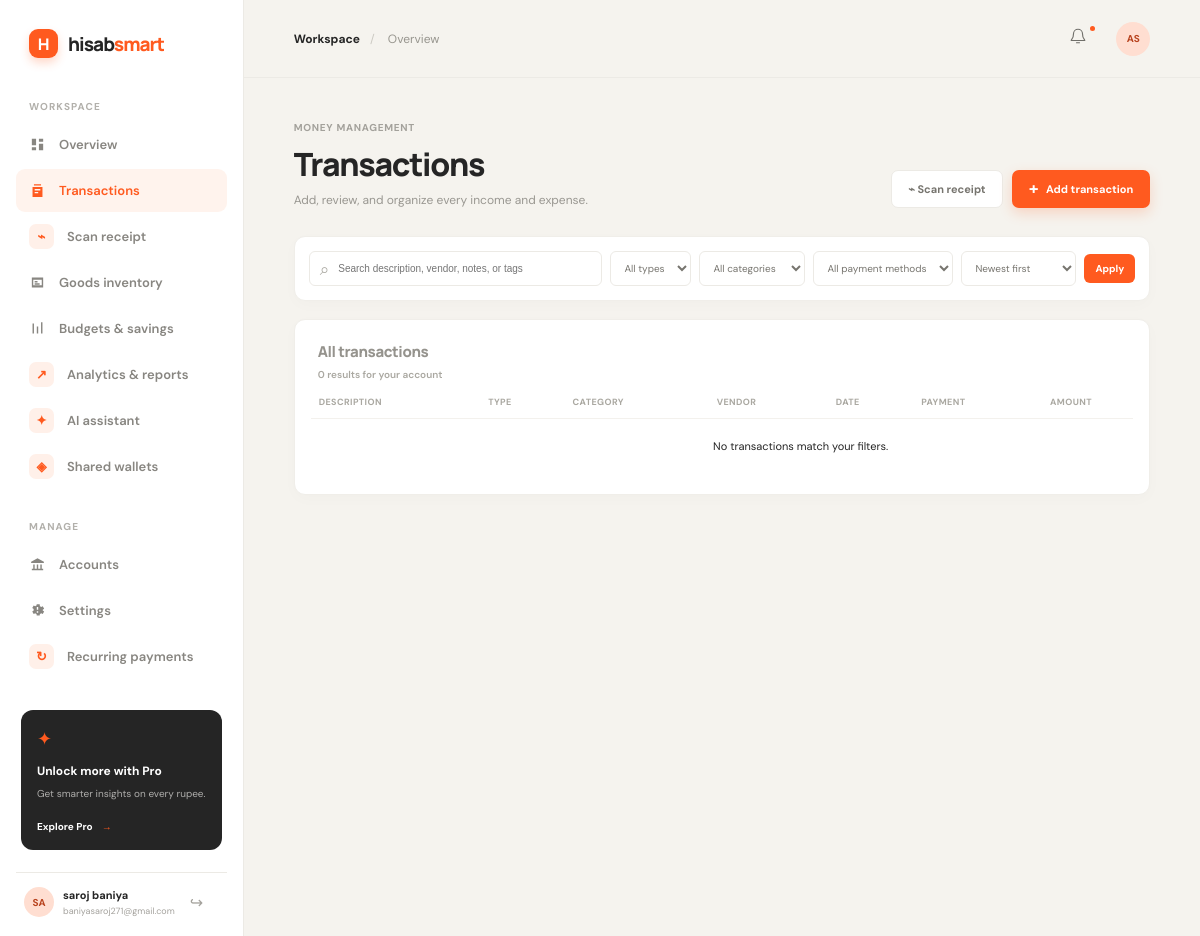
The page /transactions (signed in) on the database its author committed.
### tables this page shows
CREATE TABLE users (
    id INTEGER PRIMARY KEY AUTOINCREMENT,
    email TEXT NOT NULL UNIQUE COLLATE NOCASE,
    password_hash TEXT NOT NULL,
    full_name TEXT NOT NULL,
    created_at TEXT NOT NULL DEFAULT CURRENT_TIMESTAMP
);

### routes.py (the view, shortened to what this page needs)
@main_bp.route("/transactions", methods=("GET", "POST"))
@login_required
def transactions():
    query = request.args.get("q", "").strip()
    transaction_type = request.args.get("type", "").strip()
    category = request.args.get("category", "").strip()
    payment_method = request.args.get("payment_method", "").strip()
    sort = request.args.get("sort", "date_desc")
    sort_sql = SORT_FIELDS.get(sort, SORT_FIELDS["date_desc"])
    conditions = ["user_id = ?"]
    params: list = [g.user["id"]]
    if query:
        conditions.append("(title LIKE ? OR vendor LIKE ? OR notes LIKE ? OR tags LIKE ?)")
        search = f"%{query}%"
        params.extend([search] * 4)
    if transaction_type in TRANSACTION_TYPES:
        conditions.append("transaction_type = ?")
        params.append(transaction_type)
    if category:
        conditions.append("category = ?")
        params.append(category)
    if payment_method in PAYMENT_METHODS:
        conditions.append("payment_method = ?")
        params.append(payment_method)
    rows = get_db().execute(
        f"SELECT * FROM transactions WHERE {' AND '.join(conditions)} ORDER BY {sort_sql}",
        params,
    ).fetchall()
    return render_template(
        "transactions.html",
        transactions=rows,
        categories=transaction_categories(),
        payment_methods=sorted(PAYMENT_METHODS),
        filters=request.args,
    )

### auth.py (called while the page is built)
def csrf_token() -> str:
    token = session.get("_csrf_token")
    if not token:
        token = secrets.token_urlsafe(32)
        session["_csrf_token"] = token
    return token

@auth_bp.before_app_request
def csrf_protect() -> None:
    if request.method == "POST":
        validate_csrf()

def load_logged_in_user() -> None:
    user_id = session.get("user_id")
    if user_id is None:
        g.user = None
        return
    g.user = get_db().execute(
        "SELECT id, email, full_name FROM users WHERE id = ?", (user_id,)
    ).fetchone()
    if g.user is None:
        session.clear()

def login_required(view: Callable[..., Any]) -> Callable[..., Any]:
    @wraps(view)
    def wrapped_view(**kwargs: Any) -> Any:
        if g.user is None:
            flash("Please log in to continue.", "error")
            return redirect(url_for("auth.login", next=request.path))
        return view(**kwargs)
    return wrapped_view

### db.py (called while the page is built)
def get_db() -> sqlite3.Connection:
    if "db" not in g:
        database = Path(current_app.config["DATABASE"])
        database.parent.mkdir(parents=True, exist_ok=True)
        g.db = sqlite3.connect(database)
        g.db.row_factory = sqlite3.Row
        g.db.execute("PRAGMA foreign_keys = ON")
    return g.db

### routes.py (called while the page is built)
def transaction_categories() -> list[str]:
    rows = get_db().execute(
        "SELECT name FROM transaction_categories WHERE user_id = ? ORDER BY name COLLATE NOCASE",
        (g.user["id"],),
    ).fetchall()
    defaults = {"Food & Dining", "Transport", "Subscriptions", "Housing", "Bills & Utilities", "Health", "Income"}
    return sorted(defaults | {row["name"] for row in rows}, key=str.casefold)

### templates/transactions.html (shortened to what this page needs)
{% extends "base.html" %}
{% block content %}
<div class="page-container transaction-page">
    <section class="section-heading"><div><p class="eyebrow">Money management</p><h1>Transactions</h1><p class="subheading">Add, review, and organize every income and expense.</p></div><div class="detail-actions"><a class="secondary-button" href="{{ url_for('main.scan_receipt') }}">⌁ Scan receipt</a><a class="primary-button" href="{{ url_for('main.new_transaction') }}"><span>+</span> Add transaction</a></div></section>
    <section class="panel transaction-toolbar">
        <form method="get" class="transaction-filters">
            <label class="search-field"><span>⌕</span><input name="q" value="{{ filters.get('q', '') }}" placeholder="Search description, vendor, notes, or tags"></label>
            <select name="type" aria-label="Filter by type"><option value="">All types</option></select>
            <select name="category" aria-label="Filter by category"><option value="">All categories</option></select>
            <select name="payment_method" aria-label="Filter by payment method"><option value="">All payment methods</option></select>
            <select name="sort" aria-label="Sort transactions"><option value="date_desc" {% if filters.get('sort', 'date_desc') == 'date_desc' %}selected{% endif %}>Newest first</option></select>
            <button class="apply-filter" type="submit">Apply</button>
        </form>
    </section>
    <section class="panel transactions-table-panel">
        <div class="panel-header"><div><h2>All transactions</h2><p>{{ transactions|length }} result{{ '' if transactions|length == 1 else 's' }} for your account</p></div></div>
        <div class="table-wrap"><table class="full-transactions"><thead><tr><th>DESCRIPTION</th><th>TYPE</th><th>CATEGORY</th><th>VENDOR</th><th>DATE</th><th>PAYMENT</th><th>AMOUNT</th><th>ACTIONS</th></tr></thead><tbody>
        {% for transaction in transactions %}<tr><td><strong>{{ transaction.title }}</strong>{% if transaction.tags %}<small class="table-tags">{{ transaction.tags }}</small>{% endif %}</td><td><span class="type-pill {{ transaction.transaction_type }}">{{ transaction.transaction_type.title() }}</span></td><td><span class="category-pill">{{ transaction.category }}</span></td><td>{{ transaction.vendor or '—' }}</td><td>{{ transaction.transaction_date }}</td><td>{{ transaction.payment_method.replace('_', ' ').title() }}</td><td class="{{ transaction.transaction_type }}">{{ '+' if transaction.transaction_type == 'income' else '-' }}₹{{ '%.2f'|format(transaction.amount) }}</td><td><div class="row-actions"><a href="{{ url_for('main.edit_transaction', transaction_id=transaction.id) }}">Edit</a><form method="post" action="{{ url_for('main.delete_transaction', transaction_id=transaction.id) }}" onsubmit="return confirm('Delete this transaction?');"><input type="hidden" name="_csrf_token" value="{{ csrf_token() }}"><button type="submit">Delete</button></form>{% if transaction.receipt_path %}<a href="{{ url_for('main.transaction_receipt', transaction_id=transaction.id) }}">Receipt</a>{% endif %}</div></td></tr>
        {% else %}<tr><td colspan="8" class="empty-state">No transactions match your filters.</td></tr>{% endfor %}
        </tbody></table></div>
    </section>
</div>
{% endblock %}

### templates/base.html (shortened to what this page needs)
<!doctype html>
<html lang="en">
<head>
    <link rel="stylesheet" href="{{ url_for('static', filename='css/style.css') }}">
</head>
<body>
{% if g.user %}
    <div class="app-shell">
        <aside class="sidebar" id="sidebar">
            <a class="brand" href="{{ url_for('main.dashboard') }}" aria-label="HisabSmart home">
                <span class="brand-mark">H</span>
                <span>hisab<span>smart</span></span>
            </a>
            <div class="sidebar-label">Workspace</div>
            <nav class="main-nav" aria-label="Main navigation">
                <a class="nav-item {% if request.endpoint == 'main.dashboard' %}active{% endif %}" href="{{ url_for('main.dashboard') }}">
                    <svg aria-hidden="true" viewBox="0 0 24 24"><path d="M4 13h6V4H4v9Zm0 7h6v-4H4v4Zm10 0h6v-9h-6v9Zm0-16v4h6V4h-6Z"/></svg>
                    Overview
                </a>
                <a class="nav-item {% if request.endpoint in ['main.transactions', 'main.edit_transaction'] %}active{% endif %}" href="{{ url_for('main.transactions') }}">
                    <svg aria-hidden="true" viewBox="0 0 24 24"><path d="M7 3h10v2H7V3Zm-2 4h14v14H5V7Zm3 3v2h8v-2H8Zm0 4v2h5v-2H8Z"/></svg>
                    Transactions
                </a>
                <a class="nav-item {% if request.endpoint in ['main.scan_receipt', 'main.review_receipt'] %}active{% endif %}" href="{{ url_for('main.scan_receipt') }}">
                    <span class="stat-icon expense-icon">⌁</span>
                    Scan receipt
                </a>
                <a class="nav-item {% if request.endpoint in ['main.goods', 'main.new_good', 'main.good_detail', 'main.edit_good'] %}active{% endif %}" href="{{ url_for('main.goods') }}">
                    <svg aria-hidden="true" viewBox="0 0 24 24"><path d="M4 5h16v14H4V5Zm2 3v8h12V8H6Zm2 2h4v2H8v-2Zm0 3h7v2H8v-2Z"/></svg>
                    Goods inventory
                </a>
                <a class="nav-item {% if request.endpoint in ['main.budgets', 'main.savings', 'main.delete_budget', 'main.delete_savings_goal', 'main.add_bill'] %}active{% endif %}" href="{{ url_for('main.budgets') }}">
                    <svg aria-hidden="true" viewBox="0 0 24 24"><path d="M5 19V5h2v14H5Zm6 0V9h2v10h-2Zm6 0V3h2v16h-2Z"/></svg>
                    Budgets & savings
                </a>
                <a class="nav-item {% if request.endpoint in ['main.reports', 'main.export_report'] %}active{% endif %}" href="{{ url_for('main.reports') }}">
                    <span class="stat-icon expense-icon">↗</span>
                    Analytics & reports
                </a>
                <a class="nav-item {% if request.endpoint == 'main.assistant' %}active{% endif %}" href="{{ url_for('main.assistant') }}">
                    <span class="stat-icon expense-icon">✦</span>
                    AI assistant
                </a>
                <a class="nav-item {% if request.endpoint in ['main.wallets', 'main.wallet_detail', 'main.invite_wallet_member', 'main.update_wallet_role', 'main.settle_wallet'] %}active{% endif %}" href="{{ url_for('main.wallets') }}">
                    <span class="stat-icon expense-icon">◈</span>
                    Shared wallets
                </a>
            </nav>
            <div class="sidebar-label">Manage</div>
            <nav class="main-nav" aria-label="Management navigation">
                <a class="nav-item {% if request.endpoint == 'main.accounts' %}active{% endif %}" href="{{ url_for('main.accounts') }}">
                    <svg aria-hidden="true" viewBox="0 0 24 24"><path d="M12 3 3 8v2h18V8l-9-5Zm-6 9v6H4v2h16v-2h-2v-6h-2v6h-3v-6h-2v6H8v-6H6Z"/></svg>
                    Accounts
                </a>
                <a class="nav-item {% if request.endpoint == 'main.settings' %}active{% endif %}" href="{{ url_for('main.settings') }}">
                    <svg aria-hidden="true" viewBox="0 0 24 24"><path d="m19.4 13 .1-1-.1-1 2-1.5-2-3.4-2.3 1a7.8 7.8 0 0 0-1.7-1L15.1 3h-4.2l-.3 2.1a7.8 7.8 0 0 0-1.7 1l-2.3-1-2 3.4 2 1.5-.1 1 .1 1-2 1.5 2 3.4 2.3-1c.5.4 1.1.7 1.7 1l.3 2.1h4.2l.3-2.1c.6-.3 1.2-.6 1.7-1l2.3 1 2-3.4-2-1.5ZM13 15h-2v-2h2v2Zm0-4h-2V7h2v4Z"/></svg>
                    Settings
                </a>
                <a class="nav-item {% if request.endpoint in ['main.recurring', 'main.edit_recurring', 'main.recurring_action'] %}active{% endif %}" href="{{ url_for('main.recurring') }}">
                    <span class="stat-icon expense-icon">↻</span>
                    Recurring payments
                </a>
            </nav>
            <div class="sidebar-bottom">
                <div class="upgrade-card">
                    <div class="upgrade-icon">✦</div>
                    <strong>Unlock more with Pro</strong>
                    <p>Get smarter insights on every rupee.</p>
                    <button class="text-button">Explore Pro <span>→</span></button>
                </div>
                <div class="user-mini">
                    <div class="avatar">{{ g.user.full_name[:2]|upper }}</div>
                    <div><strong>{{ g.user.full_name }}</strong><small>{{ g.user.email }}</small></div>
                    <form method="post" action="{{ url_for('auth.logout') }}">
                        <button class="more-button" type="submit" aria-label="Log out">↪</button>
                    </form>
                </div>
            </div>
        </aside>
        <main class="main-content">
            <header class="topbar">
                <div class="breadcrumb"><span>Workspace</span><b>/</b> Overview</div>
                <div class="topbar-actions">
                    <button class="icon-button notification-button" aria-label="Notifications">
                        <svg viewBox="0 0 24 24" aria-hidden="true"><path d="M18 9a6 6 0 0 0-12 0c0 7-3 7-3 9h18c0-2-3-2-3-9Zm-8 12h4"/></svg>
                        <i></i>
                    </button>
                    <button class="avatar top-avatar" aria-label="Open profile">AS</button>
                </div>
            </header>
{% else %}
    <main class="auth-main">
{% endif %}
{% block content %}{% endblock %}
{% if g.user %}</main></div>{% else %}</main>{% endif %}
</body>
</html>

### rows shown on the page
users: user "SA", user.full_name "saroj baniya", user.email "baniyasaroj271@gmail.com"

### other values the page prints
{{ transactions|length }} "0"
{{ '' if transactions|length == 1 else 's' }} "s"
